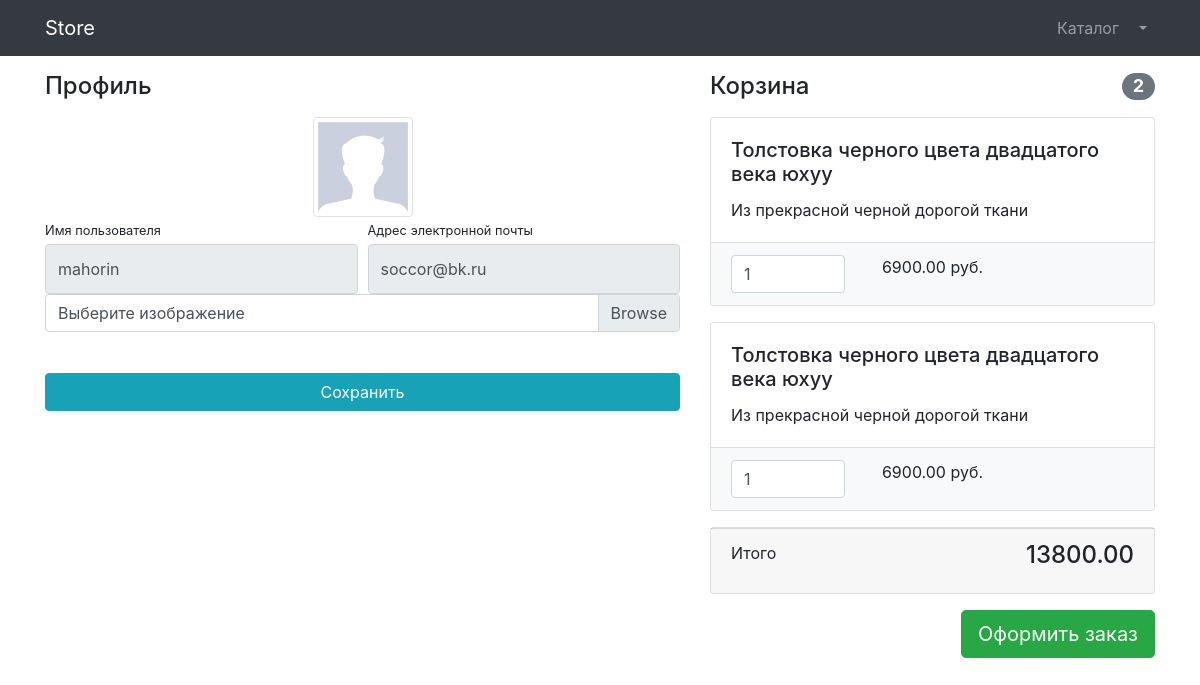
/users/profile/ (signed in), run on the app's committed database.
### users/models.py (models this page shows)
class User(AbstractUser):
    image = models.ImageField(upload_to='users/images', null=True)

### products/models.py (models this page shows, shortened)
class Basket(models.Model):
    user = models.ForeignKey(to=User, on_delete=models.CASCADE)
    product = models.ForeignKey(to=Product, on_delete=models.CASCADE)
    quantity = models.PositiveSmallIntegerField(default=0)
    created_timestamp= models.DateTimeField(auto_now_add=True)
    objects = BasketQuerySet.as_manager()
    def sum(self):
        return self.product.price * self.quantity

class Product(models.Model):
    name = models.CharField(max_length=256)
    description = models.TextField()
    price = models.DecimalField(max_digits=6, decimal_places=2)
    quantity = models.PositiveIntegerField(default=0)
    image = models.ImageField(upload_to='products_images')
    category = models.ForeignKey(ProductCategory, on_delete=models.CASCADE)

### users/views.py (the view)
# urls.py: path('profile/', profile, name='profile'),
def profile(request):
    if request.method == "POST":
        form = UserProfileForm(instance=request.user, data=request.POST, files=request.FILES)
        if form.is_valid():
            form.save()
            return HttpResponseRedirect(reverse('users:profile'))
    else:
        form = UserProfileForm(instance=request.user)
    context = {'title' : 'Профиль',
               'form' : form,
               'baskets' : Basket.objects.filter(user=request.user)
               }
    return render(request, 'users/profile.html', context)

### users/forms.py
class UserProfileForm(UserChangeForm):
    username = forms.CharField(widget=forms.TextInput(attrs={ 'class': 'form-control py-4', 'readonly': True}))
    email = forms.CharField(widget=forms.EmailInput(attrs={ 'class': 'form-control py-4', 'readonly': True}))
    image = forms.ImageField(widget=forms.FileInput(attrs={'class': 'custom-file-input', 'readonly': True}))
    class Meta:
        model = User
        fields = ('username', 'email', 'image')

### products/models.py (called while the page is built)
    def total_sum(self):
        return sum(basket.sum() for basket in self)

    def total_quantity(self):
        return sum(basket.quantity for basket in self)

### users/templates/users/profile.html (shortened to what this page needs)
{% extends 'products/base.html' %}
{% load static %}
{% block css %}
    <link href="{% static 'vendor/css/profile.css' %}" rel="stylesheet">
{% endblock %}
{% block content %}
    <div class="container">
        <div class="row">
            <div class="col-lg-7">
                <h4 class="mt-3 mb-3">Профиль</h4>
                <div class="col-lg-12 text-center">
                    <img width="100" height="100"
                         src="{% if user.image %} {{ user.image.url }} {% else %} {% static 'vendor/img/users/default_avatar.jpg'%} {% endif %}"
                         class="img-thumbnail">
                </div>
                <form action="{% url 'users:profile' %}" method="post" enctype="multipart/form-data">
                    <div class="form-row">
                        <div class="col-lg-6">
                            <label class="small mb-1" for="{{ form.username.id_for_label }}">Имя пользователя</label>
                            {{ form.username }}
                        </div>
                        <div class="col-lg-6">
                            <label class="small mb-1" for="{{ form.email.id_for_label }}">
                                Адрес электронной почты
                            </label>
                            {{ form.email }}
                        </div>
                    </div>
                    <div class="form-row mb-2">
                        <div class="col-lg-12">
                            <div class="custom-file">
                                <label class="custom-file-label" for="{{ form.image.id_for_label }}">
                                    Выберите изображение
                                </label>
                            </div>
                        </div>
                    </div>
                    <div class="form-row">
                        <div class="col-lg-12" style="margin-top: 33px;">
                            <input class="btn btn-info btn-block" type="submit" value="Сохранить">
                        </div>
                    </div>
                </form>
            </div>
            <div class="col-lg-5">
                {% include 'products/baskets.html' %}
            </div>
        </div>
    </div>
{% endblock %}

### products/templates/products/baskets.html (shortened to what this page needs)
{% load humanize %}
{% if baskets %}
 <h4 class="mt-3 mb-3 d-flex justify-content-between align-items-center mb-3">
                Корзина <span class="badge badge-secondary badge-pill">{{ baskets.total_quantity }}</span>
            </h4>
            {% for basket in baskets %}
            <div class="card mb-3">
                <div class="card-body">
                    <h5 class="card-title">{{ basket.product.name }}</h5>
                    <p class="card-text">{{ basket.product.description }}</p>
                </div>
                <ul class="list-group list-group-flush">
                    <li class="list-group-item bg-light">
                        <div class="row text-center">
                            <div class="col-lg-4">
                                <input name="basketID" type="number" class="form-control"
                                       value="{{ basket.quantity }}" min="0">
                            </div>
                            <div class="col-lg-4">{{ basket.sum }} руб.</div>
                            <div class="col-lg-4">
                            </div>
                        </div>
                    </li>
                </ul>
            </div>
    {% endfor %}
            <div class="card mb-3">
                <div class="card-footer">
                    <p class="float-left">Итого</p>
                    <h4 class="float-right">{{ baskets.total_sum }}</h4>
                </div>
            </div>
            <a class="btn btn-success btn-lg float-right" href="../orders/order-create.html">
                Оформить заказ
            </a>
{% else %}
<h4 class="mt-3 mb-3 text-center">Корзина пуста</h4>
{% endif %}

### data on the page
User: username "mahorin", email "soccor@bk.ru"
Basket: total_quantity "2", product.name "Толстовка черного цвета двадцатого века юхуу", product.description "Из прекрасной черной дорогой ткани", basketID "1", sum "6900.00", total_sum "13800.00"
Basket: product.name "Толстовка черного цвета двадцатого века юхуу", product.description "Из прекрасной черной дорогой ткани", basketID "1", sum "6900.00"
